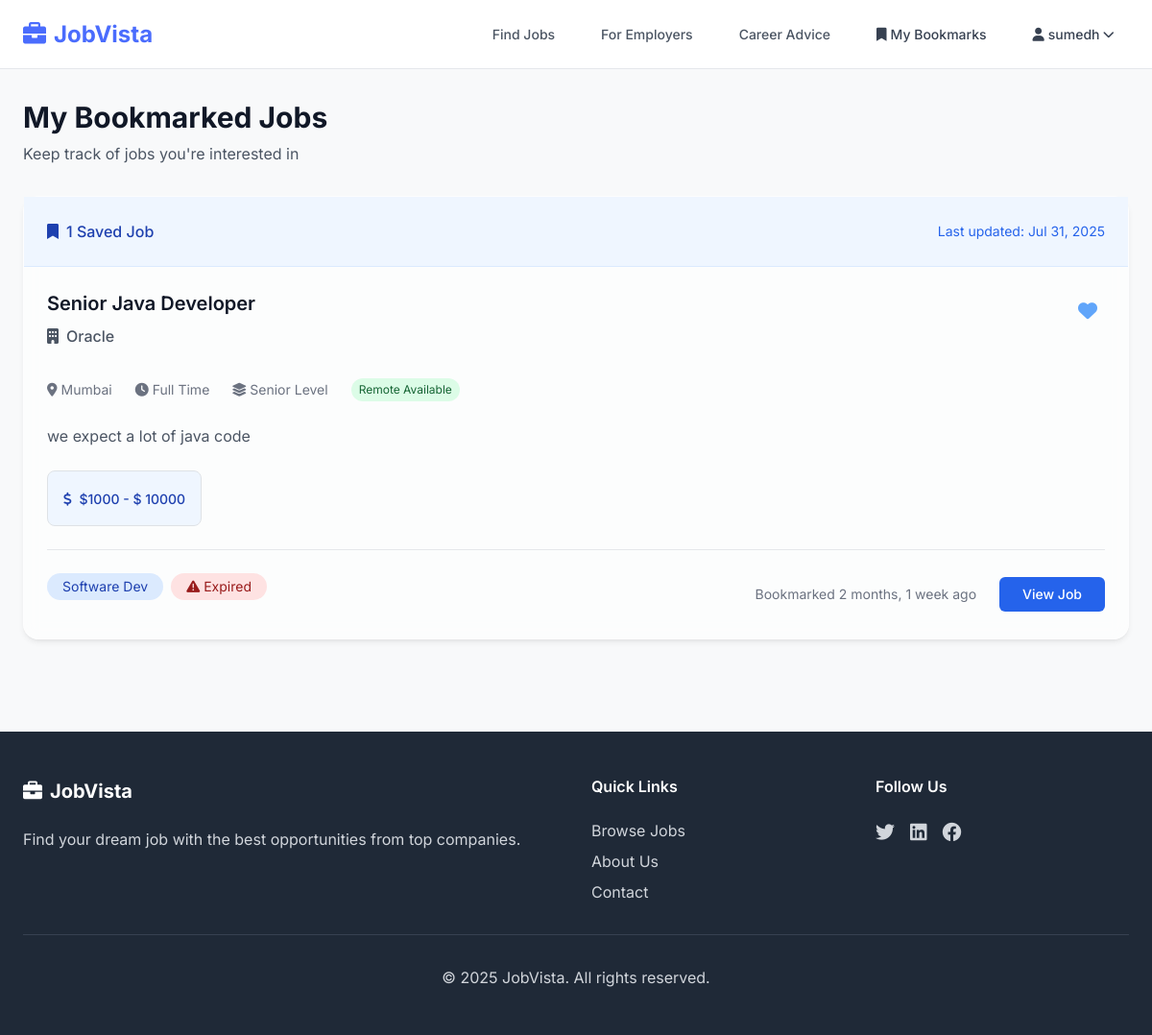
The app's page /bookmarks/my_bookmarks/ (signed in), older data.
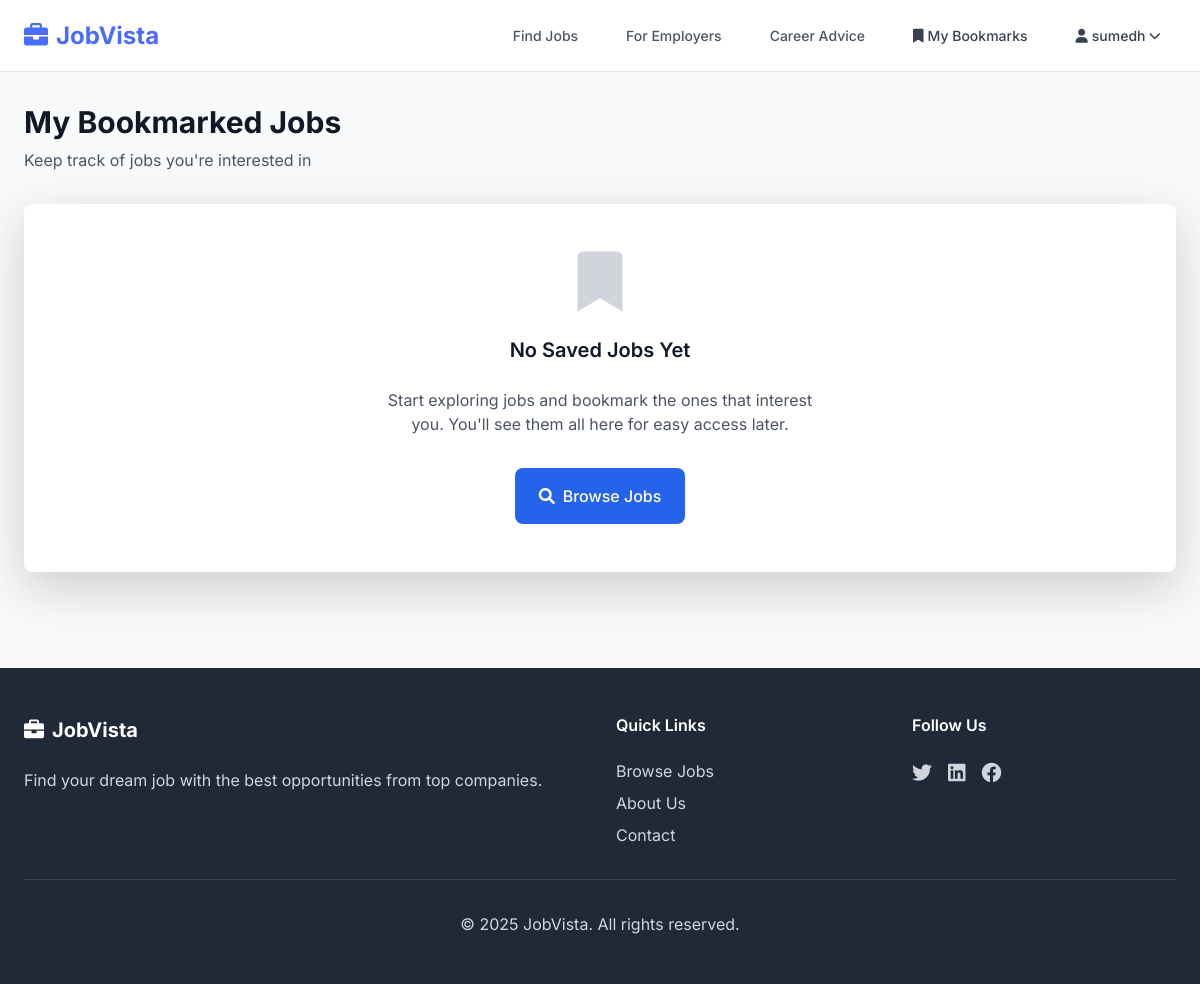
The same page, newer data.
### bookmarks/models.py (models this page shows, shortened)
class JobBookmark(models.Model):
    user = models.ForeignKey(User, on_delete=models.CASCADE, related_name='bookmarks')
    job = models.ForeignKey(Job, on_delete=models.CASCADE, related_name='bookmarks')
    created_at = models.DateTimeField(auto_now_add=True)
    class Meta:
        unique_together = ('user', 'job')
        verbose_name = "Job Bookmark"
        verbose_name_plural = "Job Bookmarks"

### jobs/models.py (models this page shows, shortened)
class Job(models.Model):
    EMPLOYMENT_TYPES = [
        ('full_time', 'Full Time'),
        ('part_time', 'Part Time'),
        ('contract', 'Contract'),
        ('internship', 'Internship'),
        ('freelance', 'Freelance'),
    ]
    EXPERIENCE_LEVELS = [
        ('entry', 'Entry Level'),
        ('mid', 'Mid Level'),
        ('senior', 'Senior Level'),
        ('executive', 'Executive'),
    ]
    title = models.CharField(max_length=200)
    slug = models.SlugField(unique=True)
    company = models.ForeignKey(Company, on_delete=models.CASCADE, related_name='jobs')
    category = models.ForeignKey(JobCategory, on_delete=models.CASCADE, related_name='jobs')
    description = models.TextField()
    requirements = models.TextField()
    responsibilities = models.TextField()
    salary_min = models.DecimalField(max_digits=10, decimal_places=2, blank=True, null=True)
    salary_max = models.DecimalField(max_digits=10, decimal_places=2, blank=True, null=True)
    employment_type = models.CharField(max_length=20, choices=EMPLOYMENT_TYPES)
    experience_level = models.CharField(max_length=20, choices=EXPERIENCE_LEVELS)
    location = models.CharField(max_length=200)
    remote_available = models.BooleanField(default=False)
    is_active = models.BooleanField(default=True)
    application_deadline = models.DateTimeField(blank=True, null=True)
    created_at = models.DateTimeField(auto_now_add=True)
    updated_at = models.DateTimeField(auto_now=True)
    def get_absolute_url(self):
        return reverse('job_detail', kwargs={'slug': self.slug})
    def is_expired(self):
        if self.application_deadline:
            return timezone.now() > self.application_deadline
        return False
    class Meta:
        ordering = ['-created_at']

class Company(models.Model):
    STATUS_CHOICES = [
        ('pending', 'Pending Approval'),
        ('approved', 'Approved'),
        ('rejected', 'Rejected'),
    ]
    SIZE_CHOICES = [
        ('1-10', '1-10 employees'),
        ('11-50', '11-50 employees'),
        ('51-200', '51-200 employees'),
        ('201-500', '201-500 employees'),
        ('501-1000', '501-1000 employees'),
        ('1000+', '1000+ employees'),
    ]
    name = models.CharField(max_length=200, unique=True)
    description = models.TextField()
    website = models.URLField(blank=True, null=True)
    logo = models.ImageField(upload_to='company_logos/', blank=True, null=True)
    location = models.CharField(max_length=200)
    company_size = models.CharField(max_length=20, choices=SIZE_CHOICES, blank=True, null=True)
    status = models.CharField(max_length=20, choices=STATUS_CHOICES, default='pending')
    created_at = models.DateTimeField(auto_now_add=True)
    class Meta:
        verbose_name_plural = "Companies"

class JobCategory(models.Model):
    name = models.CharField(max_length=100)
    slug = models.SlugField(unique=True)
    class Meta:
        verbose_name_plural = "Job Categories"

### bookmarks/views.py (the view)
# urls.py: path('my_bookmarks/', user_bookmarks, name='user_bookmarks'),
@login_required
def user_bookmarks(request):
    bookmarks = JobBookmark.objects.filter(user=request.user).select_related('job__company')
    paginator = Paginator(bookmarks, 10)
    page_number = request.GET.get('page')
    page_obj = paginator.get_page(page_number)
    context = {
        'page_obj': page_obj,
    }
    return render(request, 'jobs/user_bookmarks.html', context)

### templates/jobs/user_bookmarks.html (shortened to what the changed rows need)
{% extends 'base.html' %}
{% block content %}
    <div class="max-w-7xl mx-auto px-4 sm:px-6 lg:px-8 py-8">
        <div class="mb-8">
            <h1 class="text-3xl font-bold text-gray-900 mb-2">My Bookmarked Jobs</h1>
        </div>
        {% if page_obj %}
            <div class="card card-shadow">
                <div class="bg-blue-50 px-6 py-4 border-b border-blue-100">
                    <div class="flex items-center justify-between">
                    <span class="text-blue-800 font-medium">
                        <i class="fas fa-bookmark mr-2"></i>{{ page_obj.paginator.count }} Saved Job{{ page_obj.paginator.count|pluralize }}
                    </span>
                        <span class="text-sm text-blue-600">
                        Last updated: {{ page_obj.0.created_at|date:"M d, Y" }}
                    </span>
                    </div>
                </div>
                <div class="divide-y divide-gray-200">
                    {% for bookmark in page_obj %}
                        <div class="p-6 hover:bg-white/80 transition duration-300">
                            <div class="flex items-start justify-between">
                                <div class="flex-1">
                                    <div class="flex items-start justify-between mb-3">
                                        <div class="flex-1">
                                            <h3 class="text-xl font-semibold text-gray-900 mb-2">
                                                <a href="{{ bookmark.job.get_absolute_url }}"
                                                   class="hover:text-blue-600 transition duration-300">
                                                    {{ bookmark.job.title }}
                                                </a>
                                            </h3>
                                            <div class="flex items-center text-gray-600 mb-3">
                                                <i class="fas fa-building mr-2"></i>
                                                <span class="font-medium">{{ bookmark.job.company.name }}</span>
                                            </div>
                                        </div>
                                        <button onclick="toggleBookmark({{ bookmark.job.id }})"
                                                id="bookmark-btn-{{ bookmark.job.id }}"
                                                class="like-btn ml-4 p-2 text-red-500 transition duration-300"
                                                title="Remove bookmark">
                                            <i class="fas dil fa-heart text-xl {% if job.id in bookmarked_job_ids %}text-red-500{% else %}text-blue-400{% endif %}"></i>
                                        </button>
                                    </div>
                                    <div class="flex flex-wrap items-center gap-4 text-sm text-gray-500 mb-4">
                                    <span class="flex items-center">
                                        <i class="fas fa-map-marker-alt mr-1"></i>
                                        {{ bookmark.job.location }}
                                    </span>
                                        <span class="flex items-center">
                                        <i class="fas fa-clock mr-1"></i>
                                        {{ bookmark.job.get_employment_type_display }}
                                    </span>
                                        <span class="flex items-center">
                                        <i class="fas fa-layer-group mr-1"></i>
                                        {{ bookmark.job.get_experience_level_display }}
                                    </span>
                                        {% if bookmark.job.remote_available %}
                                            <span class="bg-green-100 text-green-800 px-2 py-1 rounded-full text-xs">
                                            Remote Available
                                        </span>
                                        {% endif %}
                                    </div>
                                    <p class="text-gray-600 mb-4 line-clamp-2">
                                        {{ bookmark.job.description|truncatewords:25 }}
                                    </p>
                                    {% if bookmark.job.salary_min or bookmark.job.salary_max %}
                                        <div class="bg-blue-50 border border-blue-200 rounded-lg p-3 mb-4 inline-block">
                                        <span class="text-blue-800 font-medium text-sm">
                                            <i class="fas fa-dollar-sign mr-1"></i>
                                            {% if bookmark.job.salary_min and bookmark.job.salary_max %}
                                                ${{ bookmark.job.salary_min|floatformat:0 }} - $
                                                {{ bookmark.job.salary_max|floatformat:0 }}
                                            {% elif bookmark.job.salary_min %}
                                                From ${{ bookmark.job.salary_min|floatformat:0 }}
                                            {% elif bookmark.job.salary_max %}
                                                Up to ${{ bookmark.job.salary_max|floatformat:0 }}
                                            {% endif %}
                                        </span>
                                        </div>
                                    {% endif %}
                                    <div class="flex flex-col sm:flex-row sm:items-center sm:justify-between pt-4 border-t border-gray-200">
                                        <div class="flex items-center gap-2 mb-3 sm:mb-0">
                                        <span class="bg-blue-100 text-blue-800 px-3 py-1 rounded-full text-sm">
                                            {{ bookmark.job.category.name }}
                                        </span>
                                            {% if bookmark.job.is_expired %}
                                                <span class="bg-red-100 text-red-800 px-3 py-1 rounded-full text-sm">
                                                <i class="fas fa-exclamation-triangle mr-1"></i>Expired
                                            </span>
                                            {% endif %}
                                        </div>
                                        <div class="flex items-center gap-4">
                                        <span class="text-sm text-gray-500">
                                            Bookmarked {{ bookmark.created_at|timesince }} ago
                                        </span>
                                            <a href="{{ bookmark.job.get_absolute_url }}"
                                               class="bg-blue-600 text-white px-4 py-2 rounded-md hover:bg-blue-700 transition duration-300 text-sm font-medium">
                                                View Job
                                            </a>
                                        </div>
                                    </div>
                                </div>
                            </div>
                        </div>
                    {% endfor %}
                </div>
            </div>
        {% else %}
            <div class="bg-white rounded-lg shadow-lg p-12 text-center">
                <div class="max-w-md mx-auto">
                    <i class="fas fa-bookmark text-6xl text-gray-300 mb-6"></i>
                    <h3 class="text-xl font-semibold text-gray-900 mb-4">No Saved Jobs Yet</h3>
                    <p class="text-gray-600 mb-8">
                        Start exploring jobs and bookmark the ones that interest you.
                        You'll see them all here for easy access later.
                    </p>
                    <a href="{% url 'home' %}"
                       class="inline-flex items-center bg-blue-600 text-white px-6 py-3 rounded-lg hover:bg-blue-700 transition duration-300 font-medium">
                        <i class="fas fa-search mr-2"></i>
                        Browse Jobs
                    </a>
                </div>
            </div>
        {% endif %}
    </div>
{% endblock %}

Row changes from the older to the newer data that the page shows:
removed JobBookmark: created_at "Jul 31, 2025", job "Senior Java Developer", job.company.name "Oracle", job.location "Mumbai", job.employment_type "Full Time", job.experience_level "Senior Level", shows "Remote Available", job.description "we expect a lot of java code", job.salary_min "1000", job.salary_max "10000", job.category.name "Software Dev", shows "Expired", created_at "2 months, 1 week"
Text that changed along with them:
{{ page_obj.paginator.count }}: "1" → (not shown)
text no longer shown: "Saved Job Last updated:"
text now shown: "No Saved Jobs Yet Start exploring jobs and bookmark the ones that interest you. You'll see them all here for easy access later. Browse Jobs"
